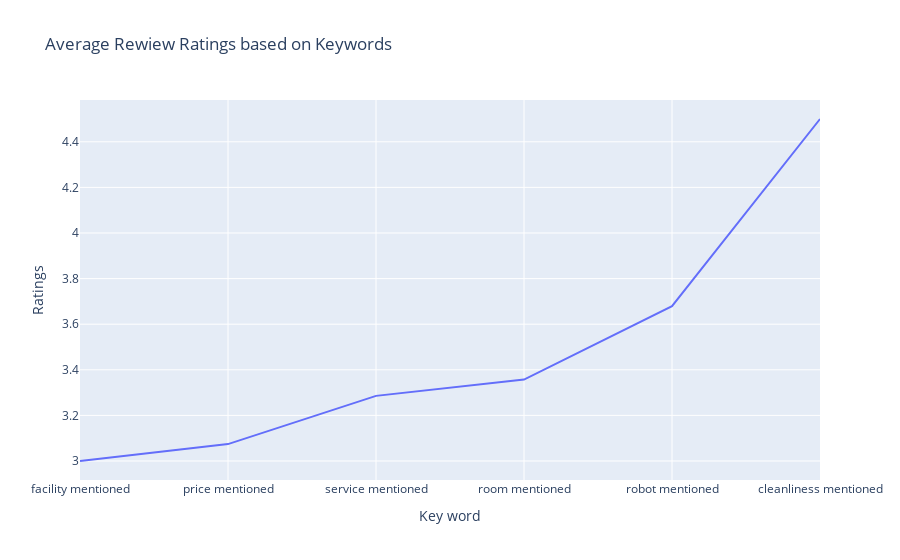

The notebook cell saved with this chart:
### Code cell
px.line(data_group, y='Ratings',title='Average Rewiew Ratings based on Keywords')

### Figure 1 — Plotly figure (JSON) as saved in the notebook; plotly's stock layout.template omitted (floating-point values rounded to 4 significant figures)
{"data": [{"hovertemplate": "Key word=%{x}<br>Ratings=%{y}<extra></extra>", "legendgroup": "", "line": {"color": "#636efa", "dash": "solid"}, "mode": "lines", "name": "", "orientation": "v", "showlegend": false, "type": "scatter", "x": ["facility mentioned", "price mentioned", "service mentioned", "room mentioned", "robot mentioned", "cleanliness mentioned"], "xaxis": "x", "y": [3, 3.074, 3.286, 3.357, 3.679, 4.5], "yaxis": "y"}], "layout": {"legend": {"tracegroupgap": 0}, "title": {"text": "Average Rewiew Ratings based on Keywords"}, "xaxis": {"anchor": "y", "domain": [0, 1], "title": {"text": "Key word"}}, "yaxis": {"anchor": "x", "domain": [0, 1], "title": {"text": "Ratings"}}}}
